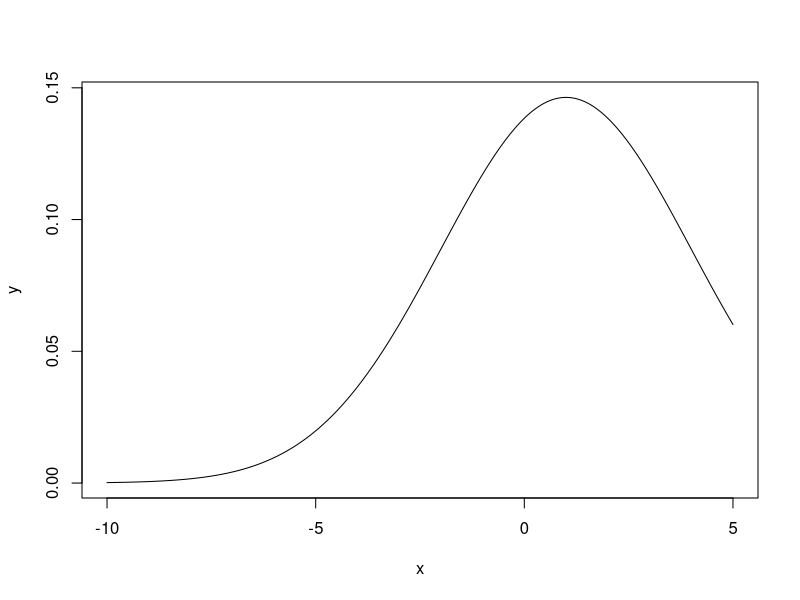

Write the R code that produced this figure. (Note: this script raises an error after producing the figure.)
rm(list=ls()) 
set.seed(349152)

#esercizio 1.1

#punto 1
mu<-1
sigma<-3
l<- -10
u<- 5

dtruncnorm = function(x, mu, sigma, l, u){
  
  pl = pnorm(l, mu, sigma)
  pu = pnorm(u, mu, sigma)
  
  return(dnorm(x, mu, sigma)/(pu - pl))
  
}

x <- seq(l, u, 0.02)
y <- dtruncnorm(x,mu, sigma, l, u)

plot(x,y, type="l")

#punto 2

#punto 3
n <- 1000
x_sim <- runif(n,l,u)
x_atteso <- sum(x_sim * dtruncnorm(x_sim, mu, sigma, l, u) / dunif(x_sim,l,u)) / n

#punto 4
a <- 1
b <- 1
y_beta <- rbeta(a,b)
dbetascal = function(x, l, u){
  return((u-l)*x + l)
}


#esercizio 1.2

#punto 1 e punto 2 e punto 3
rm(list=ls()) 
set.seed(349152)

mu<-1
sigma<-3
l<- -10
u<- 5

dtruncnorm = function(x, mu, sigma, l, u){
  
  pl = pnorm(l, mu, sigma)
  pu = pnorm(u, mu, sigma)
  
  return(dnorm(x, mu, sigma)/(pu - pl))
  
}

m <- dtruncnorm(mu, mu, sigma, l, u)
n <- 1000
y <- runif(n,l,u)
u_sim <- runif(n,0,m)

X <- y[u_sim < dtruncnorm(y, mu, sigma, l, u)]
U <- u_sim[u_sim < dtruncnorm(y, mu, sigma, l, u)]

# plot densita ’
xseq = seq(-10 ,5 , by =0.01)
plot (
  xseq ,dtruncnorm(xseq, mu, sigma, l, u) , ylim =c(0 , m) ,
  type ="l " , lwd =2 ,
)
points (y ,u_sim , pch =20 , cex = 0.1)
points (X ,U , pch =20 , cex = 0.1 , col =2)
lines ( density(X , from =l , to = u) , col =2 , lwd =2)

p_acc_teorica <- 1/((u-l)*m)
p_acc_pratica <- length(X)/length(y)
  
  
  
  
  
  
  
  
  
  
  
  